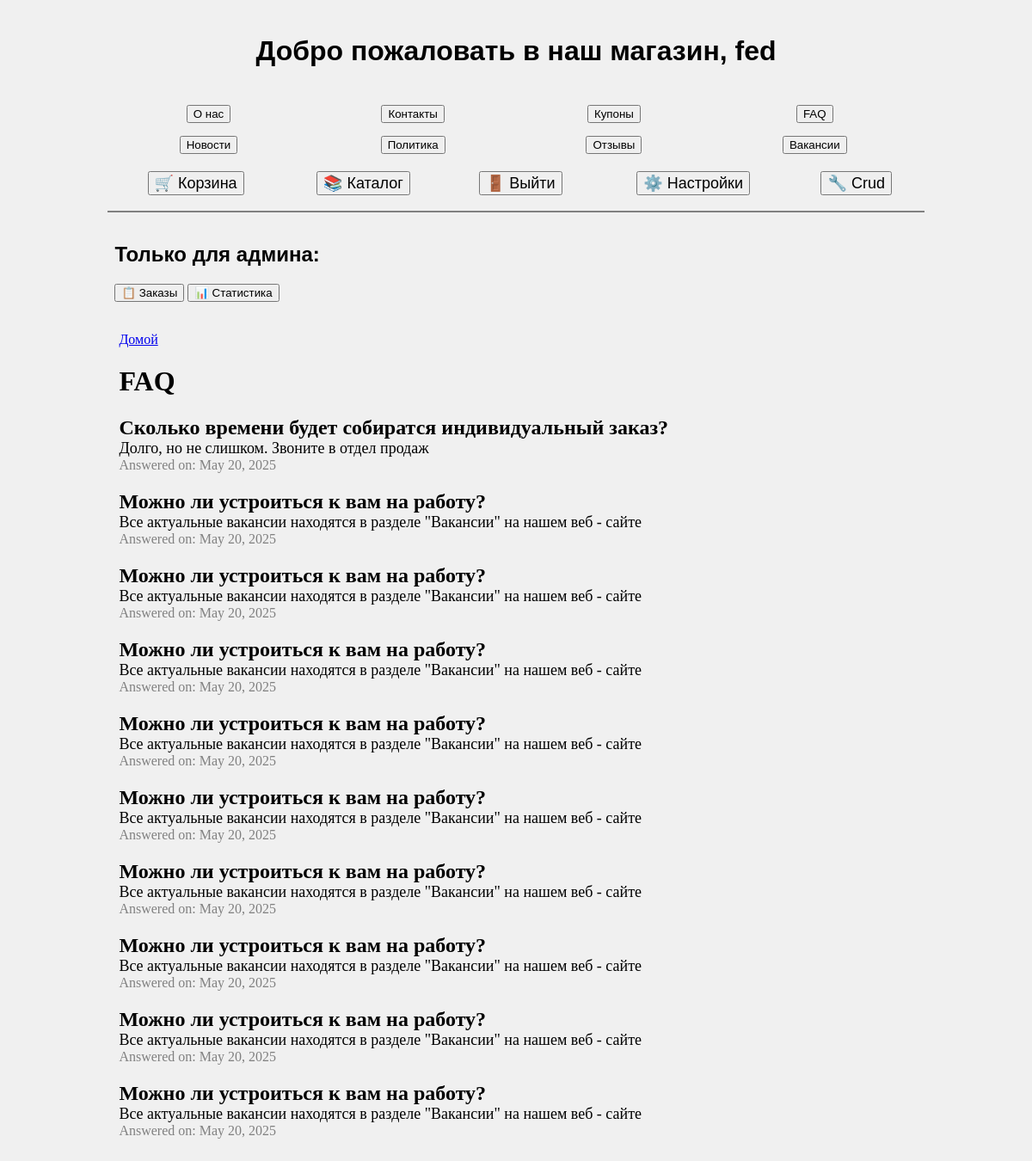
Page /faq/ (signed in) on the committed database.
### main/models.py (models this page shows, shortened)
class FAQ(models.Model):
    question = models.CharField(max_length=255)
    answer = models.TextField()
    answer_date = models.DateField(auto_now_add=True)

### main/views.py (the view)
# urls.py: path('faq/', include('main.urls')),
def faq(request):
    faq = FAQ.objects.all
    return render(request, 'faq.html',{'faq':faq})

### templates/faq.html (shortened to what this page needs)
{% extends 'index.html' %}
{% block content %}
<head>
</head>
<body>
    <a href="/">Домой</a>
    <h1>FAQ</h1>
    {% for faq in faq %}
        <div class="faq-item">
            <div class="question">{{ faq.question }}</div>
            <div class="answer">{{ faq.answer }}</div>
            <div class="answer-date">Answered on: {{ faq.answer_date }}</div>
        </div>
    {% endfor %}
</body>
{% endblock content %}

### templates/index.html (shortened to what this page needs)
<!DOCTYPE html>
<html lang="en">
<head>
</head>
<body bgcolor="#f0f0f0">
    <center>
        <header>
            <table width="80%" cellpadding="10">
                <tr>
                    <td align="center">
                        <h1><font face="Arial">Добро пожаловать в наш магазин, <b>{{user.username}}</b></font></h1>
                    </td>
                </tr>
            </table>
        </header>
        <nav>
            <table width="80%" cellpadding="5" cellspacing="5">
                <tr>
                    <td align="center"><a href="/about/"><button><font face="Arial">О нас</font></button></a></td>
                    <td align="center"><a href="/contacts/"><button><font face="Arial">Контакты</font></button></a></td>
                    <td align="center"><a href="/coupons/"><button><font face="Arial">Купоны</font></button></a></td>
                    <td align="center"><a href="/faq/"><button><font face="Arial">FAQ</font></button></a></td>
                </tr>
                <tr>
                    <td align="center"><a href="/news/"><button><font face="Arial">Новости</font></button></a></td>
                    <td align="center"><a href="/policy/"><button><font face="Arial">Политика</font></button></a></td>
                    <td align="center"><a href="/review_list/"><button><font face="Arial">Отзывы</font></button></a></td>
                    <td align="center"><a href="/vacancy/"><button><font face="Arial">Вакансии</font></button></a></td>
                </tr>
            </table>
            <table width="80%" cellpadding="5" cellspacing="5">
                <tr>
                    <td align="center"><a href="/cart/"><button><font face="Arial" size="+1">🛒 Корзина</font></button></a></td>
                    <td align="center"><a href="/cataloge/"><button><font face="Arial" size="+1">📚 Каталог</font></button></a></td>
                    <td align="center"><a href="/login/"><button><font face="Arial" size="+1">🚪 Выйти</font></button></a></td>
                    <td align="center"><a href="/settings/"><button><font face="Arial" size="+1">⚙️ Настройки</font></button></a></td>
                    <td align="center"><a href="/crud/"><button><font face="Arial" size="+1">🔧 Crud</font></button></a></td>
                </tr>
            </table>
        </nav>
        <hr width="80%" noshade>
        <section>
            <table width="80%" cellpadding="5">
                <tr>
                    <td>
                        <h2><font face="Arial">Только для админа:</font></h2>
                        <p>
                            <a href="/view_orders/"><button><font face="Arial">📋 Заказы</font></button></a>
                            <a href="/popular_products/"><button><font face="Arial">📊 Статистика</font></button></a>
                        </p>
                    </td>
                </tr>
            </table>
        </section>
        <main>
            <table width="80%" cellpadding="10">
                <tr>
                    <td>
                        {% block content %}
                        {% endblock %}
                    </td>
                </tr>
            </table>
        </main>
    </center>
</body>
</html>

### templates/faq.html (style rules this page uses)
.faq-item { margin-bottom: 20px; }
.question { font-size: 24px; font-weight: bold; }
.answer { font-size: 18px; }
.answer-date { font-size: 16px; color: gray; }

### rows in the picture
FAQ: question "Сколько времени будет собиратся индивидуальный заказ?", answer "Долго, но не слишком. Звоните в отдел продаж", answer_date "May 20, 2025"
FAQ: question "Можно ли устроиться к вам на работу?", answer "Все актуальные вакансии находятся в разделе \"Вакансии\" на нашем веб - сайте", answer_date "May 20, 2025"
FAQ: question "Можно ли устроиться к вам на работу?", answer "Все актуальные вакансии находятся в разделе \"Вакансии\" на нашем веб - сайте", answer_date "May 20, 2025"
FAQ: question "Можно ли устроиться к вам на работу?", answer "Все актуальные вакансии находятся в разделе \"Вакансии\" на нашем веб - сайте", answer_date "May 20, 2025"
FAQ: question "Можно ли устроиться к вам на работу?", answer "Все актуальные вакансии находятся в разделе \"Вакансии\" на нашем веб - сайте", answer_date "May 20, 2025"
FAQ: question "Можно ли устроиться к вам на работу?", answer "Все актуальные вакансии находятся в разделе \"Вакансии\" на нашем веб - сайте", answer_date "May 20, 2025"
FAQ: question "Можно ли устроиться к вам на работу?", answer "Все актуальные вакансии находятся в разделе \"Вакансии\" на нашем веб - сайте", answer_date "May 20, 2025"
FAQ: question "Можно ли устроиться к вам на работу?", answer "Все актуальные вакансии находятся в разделе \"Вакансии\" на нашем веб - сайте", answer_date "May 20, 2025"
FAQ: question "Можно ли устроиться к вам на работу?", answer "Все актуальные вакансии находятся в разделе \"Вакансии\" на нашем веб - сайте", answer_date "May 20, 2025"
FAQ: question "Можно ли устроиться к вам на работу?", answer "Все актуальные вакансии находятся в разделе \"Вакансии\" на нашем веб - сайте", answer_date "May 20, 2025"

### other values in the picture
{{ user.username }} "fed"
